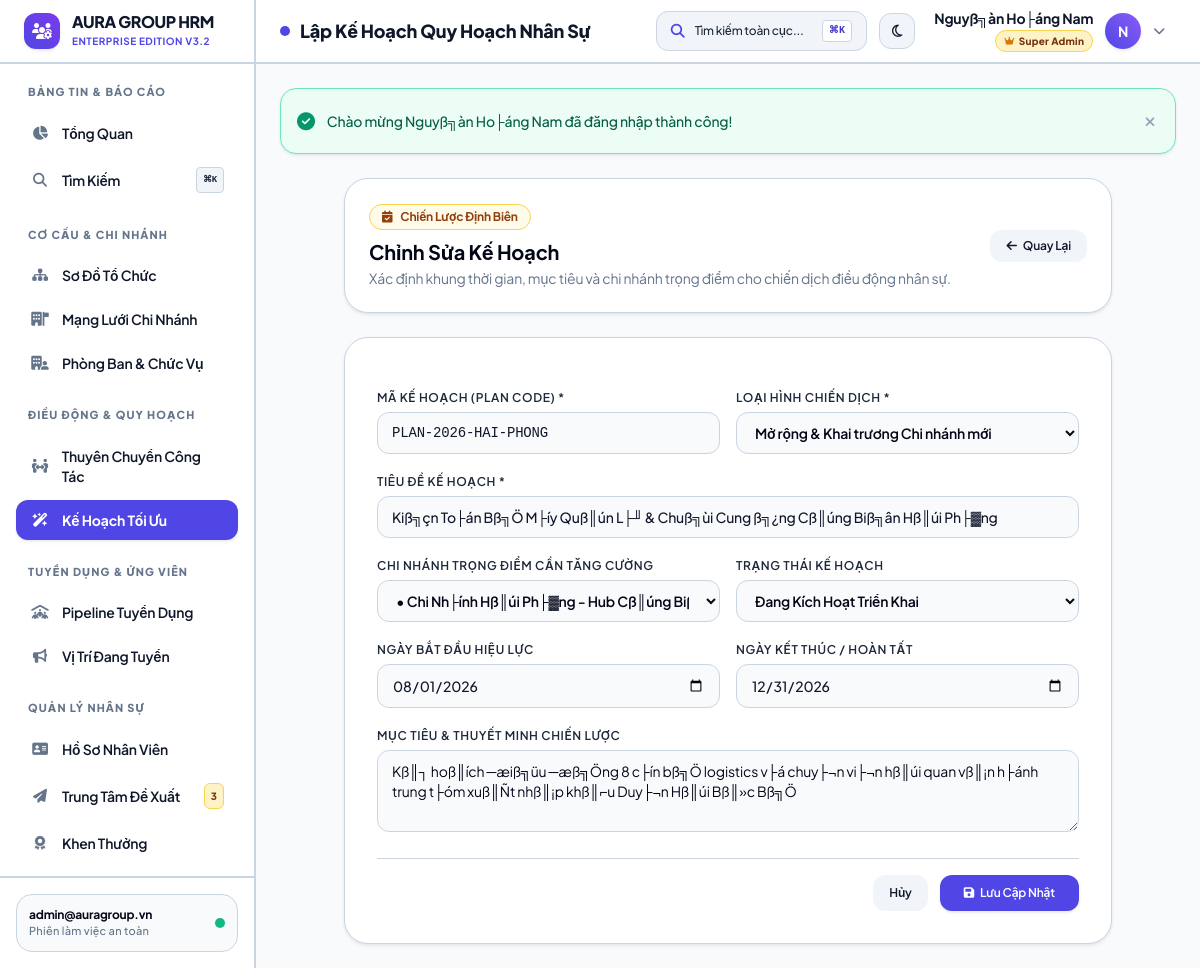
The page /modules/planning/form.php?id=2 (signed in) on the database its author committed.
### tables this page shows
CREATE TABLE `transfer_plans` (
  `id` int(11) NOT NULL AUTO_INCREMENT,
  `plan_code` varchar(50) NOT NULL,
  `title` varchar(255) NOT NULL,
  `description` text DEFAULT NULL,
  `plan_type` enum('quarterly','annual','branch_expansion','emergency_rebalance') DEFAULT 'quarterly',
  `target_branch_id` int(11) DEFAULT NULL COMMENT 'Chi nh├ính trß╗ìng ─æiß╗âm cß║ºn t─âng c╞░ß╗¥ng (nß║┐u c├│)',
  `status` enum('draft','active','completed','cancelled') DEFAULT 'draft',
  `start_date` date NOT NULL,
  `end_date` date NOT NULL,
  `created_by` int(11) DEFAULT NULL,
  `created_at` timestamp NOT NULL DEFAULT current_timestamp(),
  `updated_at` timestamp NOT NULL DEFAULT current_timestamp() ON UPDATE current_timestamp(),
  PRIMARY KEY (`id`),
  UNIQUE KEY `plan_code` (`plan_code`),
  KEY `target_branch_id` (`target_branch_id`),
  CONSTRAINT `transfer_plans_ibfk_1` FOREIGN KEY (`target_branch_id`) REFERENCES `branches` (`id`) ON DELETE SET NULL
);

CREATE TABLE `branches` (
  `id` int(11) NOT NULL AUTO_INCREMENT,
  `code` varchar(20) NOT NULL,
  `name` varchar(150) NOT NULL,
  `address` varchar(255) DEFAULT NULL,
  `phone` varchar(20) DEFAULT NULL,
  `email` varchar(100) DEFAULT NULL,
  `manager_id` int(11) DEFAULT NULL,
  `target_headcount` int(11) DEFAULT 50 COMMENT '─Éß╗ïnh bi├¬n nh├ón sß╗▒ mß╗Ñc ti├¬u',
  `is_headquarter` tinyint(1) DEFAULT 0 COMMENT '1: Trß╗Ñ sß╗ƒ ch├¡nh, 0: Chi nh├ính',
  `status` enum('active','inactive') DEFAULT 'active',
  `notes` text DEFAULT NULL,
  `created_at` timestamp NOT NULL DEFAULT current_timestamp(),
  PRIMARY KEY (`id`),
  UNIQUE KEY `code` (`code`)
);

### modules/planning/form.php (the view, shortened to what this page needs)
<?php
require_once __DIR__ . '/../../core/auth.php';
$id = (int)($_GET['id'] ?? 0);
$is_edit = $id > 0;
$plan = [
    'plan_code' => '',
    'title' => '',
    'description' => '',
    'plan_type' => 'quarterly',
    'target_branch_id' => '',
    'status' => 'active',
    'start_date' => date('Y-m-01'),
    'end_date' => date('Y-m-t', strtotime('+3 months'))
];
if ($is_edit) {
    $stmt = $pdo->prepare("SELECT * FROM transfer_plans WHERE id = ?");
    $stmt->execute([$id]);
    $existing = $stmt->fetch();
    if ($existing) {
        $plan = $existing;
    }
} else {
    $last_id = (int)($pdo->query("SELECT MAX(id) FROM transfer_plans")->fetchColumn() ?: 0);
    $plan['plan_code'] = 'PLAN-' . date('Y') . '-Q' . ceil(date('n') / 3) . '-' . str_pad($last_id + 1, 2, '0', STR_PAD_LEFT);
}
$branches = $pdo->query("SELECT id, name, code, is_headquarter FROM branches WHERE status = 'active' ORDER BY is_headquarter DESC, name ASC")->fetchAll();
require_once __DIR__ . '/../../includes/header.php';
?>
<div class="max-w-3xl mx-auto space-y-6">
    <div class="bg-white dark:bg-slate-900 p-6 rounded-3xl border border-slate-200/80 dark:border-slate-800 shadow-sm flex items-center justify-between gap-4">
        <div>
            <div class="inline-flex items-center gap-2 px-3 py-1 rounded-full text-xs font-semibold bg-amber-50 dark:bg-amber-900/30 text-amber-800 dark:text-amber-300 mb-2">
                <i class="fa-solid fa-calendar-check"></i> Chiến Lược Định Biên
            </div>
            <h2 class="text-xl font-bold text-slate-800 dark:text-white"><?= $is_edit ? 'Chỉnh Sửa Kế Hoạch' : 'Lập Kế Hoạch Quy Hoạch Mới' ?></h2>
            <p class="text-sm text-slate-500 dark:text-slate-400 mt-0.5">Xác định khung thời gian, mục tiêu và chi nhánh trọng điểm cho chiến dịch điều động nhân sự.</p>
        </div>
        <a href="index.php?tab=plans" class="px-4 py-2 bg-slate-100 hover:bg-slate-200 dark:bg-slate-800 dark:hover:bg-slate-700 text-slate-700 dark:text-slate-300 text-xs font-semibold rounded-xl transition flex items-center gap-1.5 flex-shrink-0">
            <i class="fa-solid fa-arrow-left"></i>
            <span>Quay Lại</span>
        </a>
    </div>
    <form action="form.php<?= $is_edit ? '?id=' . $id : '' ?>" method="POST" class="bg-white dark:bg-slate-900 p-6 sm:p-8 rounded-3xl border border-slate-200/80 dark:border-slate-800 shadow-sm space-y-5">
        <div class="grid grid-cols-1 sm:grid-cols-2 gap-4">
            <div>
                <label class="block text-xs font-semibold uppercase tracking-wider text-slate-600 dark:text-slate-400 mb-1.5">Mã Kế Hoạch (Plan Code) *</label>
                <input type="text" name="plan_code" value="<?= e($plan['plan_code']) ?>" required
                       class="w-full px-3.5 py-2.5 bg-slate-50 dark:bg-slate-800 border border-slate-200 dark:border-slate-700 rounded-xl text-sm font-mono font-semibold text-slate-800 dark:text-white focus:outline-none focus:ring-2 focus:ring-indigo-500">
            </div>
            <div>
                <label class="block text-xs font-semibold uppercase tracking-wider text-slate-600 dark:text-slate-400 mb-1.5">Loại Hình Chiến Dịch *</label>
                <select name="plan_type" required
                        class="w-full px-3.5 py-2.5 bg-slate-50 dark:bg-slate-800 border border-slate-200 dark:border-slate-700 rounded-xl text-sm font-semibold text-slate-800 dark:text-white focus:outline-none focus:ring-2 focus:ring-indigo-500">
                    <option value="branch_expansion" <?= $plan['plan_type'] === 'branch_expansion' ? 'selected' : '' ?>>Mở rộng & Khai trương Chi nhánh mới</option>
                </select>
            </div>
        </div>
        <div>
            <label class="block text-xs font-semibold uppercase tracking-wider text-slate-600 dark:text-slate-400 mb-1.5">Tiêu Đề Kế Hoạch *</label>
            <input type="text" name="title" value="<?= e($plan['title']) ?>" required placeholder="VD: Kế Hoạch Luân Chuyển Cán Bộ Quý 2/2026 Toàn Hệ Thống..."
                   class="w-full px-3.5 py-2.5 bg-slate-50 dark:bg-slate-800 border border-slate-200 dark:border-slate-700 rounded-xl text-sm font-semibold text-slate-800 dark:text-white focus:outline-none focus:ring-2 focus:ring-indigo-500">
        </div>
        <div class="grid grid-cols-1 sm:grid-cols-2 gap-4">
            <div>
                <label class="block text-xs font-semibold uppercase tracking-wider text-slate-600 dark:text-slate-400 mb-1.5">Chi Nhánh Trọng Điểm Cần Tăng Cường</label>
                <select name="target_branch_id"
                        class="w-full px-3.5 py-2.5 bg-slate-50 dark:bg-slate-800 border border-slate-200 dark:border-slate-700 rounded-xl text-sm font-semibold text-slate-800 dark:text-white focus:outline-none focus:ring-2 focus:ring-indigo-500">
                    <?php foreach ($branches as $br): ?>
                        <option value="<?= $br['id'] ?>" <?= $plan['target_branch_id'] == $br['id'] ? 'selected' : '' ?>>
                            <?= $br['is_headquarter'] ? '★ ' : '• ' ?><?= e($br['name']) ?> (<?= e($br['code']) ?>)
                        </option>
                    <?php endforeach; ?>
                </select>
            </div>
            <div>
                <label class="block text-xs font-semibold uppercase tracking-wider text-slate-600 dark:text-slate-400 mb-1.5">Trạng Thái Kế Hoạch</label>
                <select name="status"
                        class="w-full px-3.5 py-2.5 bg-slate-50 dark:bg-slate-800 border border-slate-200 dark:border-slate-700 rounded-xl text-sm font-semibold text-slate-800 dark:text-white focus:outline-none focus:ring-2 focus:ring-indigo-500">
                    <option value="active" <?= $plan['status'] === 'active' ? 'selected' : '' ?>>Đang Kích Hoạt Triển Khai</option>
                </select>
            </div>
        </div>
        <div class="grid grid-cols-1 sm:grid-cols-2 gap-4">
            <div>
                <label class="block text-xs font-semibold uppercase tracking-wider text-slate-600 dark:text-slate-400 mb-1.5">Ngày Bắt Đầu Hiệu Lực</label>
                <input type="date" name="start_date" value="<?= e($plan['start_date']) ?>" required
                       class="w-full px-3.5 py-2.5 bg-slate-50 dark:bg-slate-800 border border-slate-200 dark:border-slate-700 rounded-xl text-sm text-slate-800 dark:text-white focus:outline-none focus:ring-2 focus:ring-indigo-500">
            </div>
            <div>
                <label class="block text-xs font-semibold uppercase tracking-wider text-slate-600 dark:text-slate-400 mb-1.5">Ngày Kết Thúc / Hoàn Tất</label>
                <input type="date" name="end_date" value="<?= e($plan['end_date']) ?>" required
                       class="w-full px-3.5 py-2.5 bg-slate-50 dark:bg-slate-800 border border-slate-200 dark:border-slate-700 rounded-xl text-sm text-slate-800 dark:text-white focus:outline-none focus:ring-2 focus:ring-indigo-500">
            </div>
        </div>
        <div>
            <label class="block text-xs font-semibold uppercase tracking-wider text-slate-600 dark:text-slate-400 mb-1.5">Mục Tiêu & Thuyết Minh Chiến Lược</label>
            <textarea name="description" rows="3" placeholder="Nêu rõ lý do và mục đích điều động nhân sự của kế hoạch..."
                      class="w-full px-3.5 py-2.5 bg-slate-50 dark:bg-slate-800 border border-slate-200 dark:border-slate-700 rounded-xl text-sm text-slate-800 dark:text-white focus:outline-none focus:ring-2 focus:ring-indigo-500"><?= e($plan['description']) ?></textarea>
        </div>
        <div class="flex items-center justify-end gap-3 pt-4 border-t border-slate-100 dark:border-slate-800">
            <a href="index.php?tab=plans" class="px-4 py-2.5 bg-slate-100 hover:bg-slate-200 dark:bg-slate-800 dark:hover:bg-slate-700 text-slate-700 dark:text-slate-300 text-xs font-semibold rounded-xl transition">
                Hủy
            </a>
            <button type="submit" class="px-6 py-2.5 bg-indigo-600 hover:bg-indigo-700 text-white text-xs font-semibold rounded-xl shadow-md transition flex items-center gap-1.5">
                <i class="fa-solid fa-floppy-disk"></i>
                <span><?= $is_edit ? 'Lưu Cập Nhật' : 'Lưu & Thêm Cán Bộ Điều Động' ?></span>
            </button>
        </div>
    </form>
</div>
<?php require_once __DIR__ . '/../../includes/footer.php'; ?>

### assets/css/app.css (style rules this page uses)
:root { --font-sans: 'Plus Jakarta Sans', 'Inter', -apple-system, BlinkMacSystemFont, 'Segoe UI', Roboto, sans-serif; --font-mono: 'JetBrains Mono', ui-monospace, SFMono-Regular, Menlo, Monaco, Consolas, monospace; --primary: #4338ca; --primary-hover: #3730a3; --primary-light: #e0e7ff; --primary-ring: rgba(79, 70, 229, 0.35); --bg-page: #f1f5f9; --bg-surface: #ffffff; --bg-surface-elevated: #ffffff; --border-color: #cbd5e1; --border-subtle: #e2e8f0; --text-main: #0f172a; --text-secondary: #334155; --text-muted: #475569; --text-disabled: #64748b; --status-success-bg: #ecfdf5; --status-success-text: #065f46; --status-success-border: #6ee7b7; --status-warning-bg: #fffbeb; --status-warning-text: #92400e; --status-warning-border: #fcd34d; --status-danger-bg: #fff1f2; --status-danger-text: #9f1239; --status-danger-border: #fda4af; --status-info-bg: #eff6ff; --status-info-text: #1e40af; --status-info-border: #93c5fd; }
body { font-family: var(--font-sans); letter-spacing: -0.012em; background-color: var(--bg-page); color: var(--text-secondary); }
.bg-white { border-color: var(--border-color); }
.shadow-sm, .shadow-md, .shadow-lg { box-shadow: 0 1px 3px 0 rgba(15, 23, 42, 0.08), 0 4px 6px -2px rgba(15, 23, 42, 0.04) !important; }
.border-slate-50, .border-slate-100, .border-slate-200, .border-slate-200\/80 { border-color: #cbd5e1 !important; }
.text-slate-600 { color: #1e293b !important; }
.text-slate-700 { color: #0f172a !important; }
.text-slate-800 { color: #020617 !important; }
::placeholder { color: #64748b !important; opacity: 1 !important; }
.bg-amber-50, .badge-warning, .badge-probation { background-color: var(--status-warning-bg) !important; color: var(--status-warning-text) !important; border: 1.5px solid var(--status-warning-border) !important; font-weight: 700 !important; }
input[type="text"], input[type="search"], input[type="password"], input[type="email"], input[type="number"], input[type="date"], input[type="time"], select, textarea { border-color: #cbd5e1 !important; color: #0f172a !important; font-weight: 500; transition: all 0.15s ease-in-out; }

### rows shown on the page
transfer_plans: plan_code "PLAN-2026-HAI-PHONG", plan_type "Mở rộng & Khai trương Chi nhánh mới", title "Kiß╗çn To├án Bß╗Ö M├íy Quß║ún L├╜ & Chuß╗ùi Cung ß╗¿ng Cß║úng Biß╗ân Hß║úi Ph├▓ng", target_branch_id "• Chi Nh├ính Hß║úi Ph├▓ng - Hub Cß║úng Biß╗ân & XNK (HP-HUB)", status "Đang Kích Hoạt Triển Khai", start_date "08/01/2026", end_date "12/31/2026", description "Kß║┐ hoß║ích ─æiß╗üu ─æß╗Öng 8 c├ín bß╗Ö logistics v├á chuy├¬n vi├¬n hß║úi quan vß║¡n h├ánh trung t├óm xuß║Ñt nhß║¡p khß║⌐u Duy├¬n Hß║úi Bß║»c Bß╗Ö"

### other values the page prints
$pending_proposals_count "3"
$_SESSION['user']['username'] "admin@auragroup.vn"
$page_title "Lập Kế Hoạch Quy Hoạch Nhân Sự"
$user['fullname'] "Nguyß╗àn Ho├áng Nam"
$first_letter "N"
$flash['message'] "Chào mừng Nguyß╗àn Ho├áng Nam đã đăng nhập thành công!"
